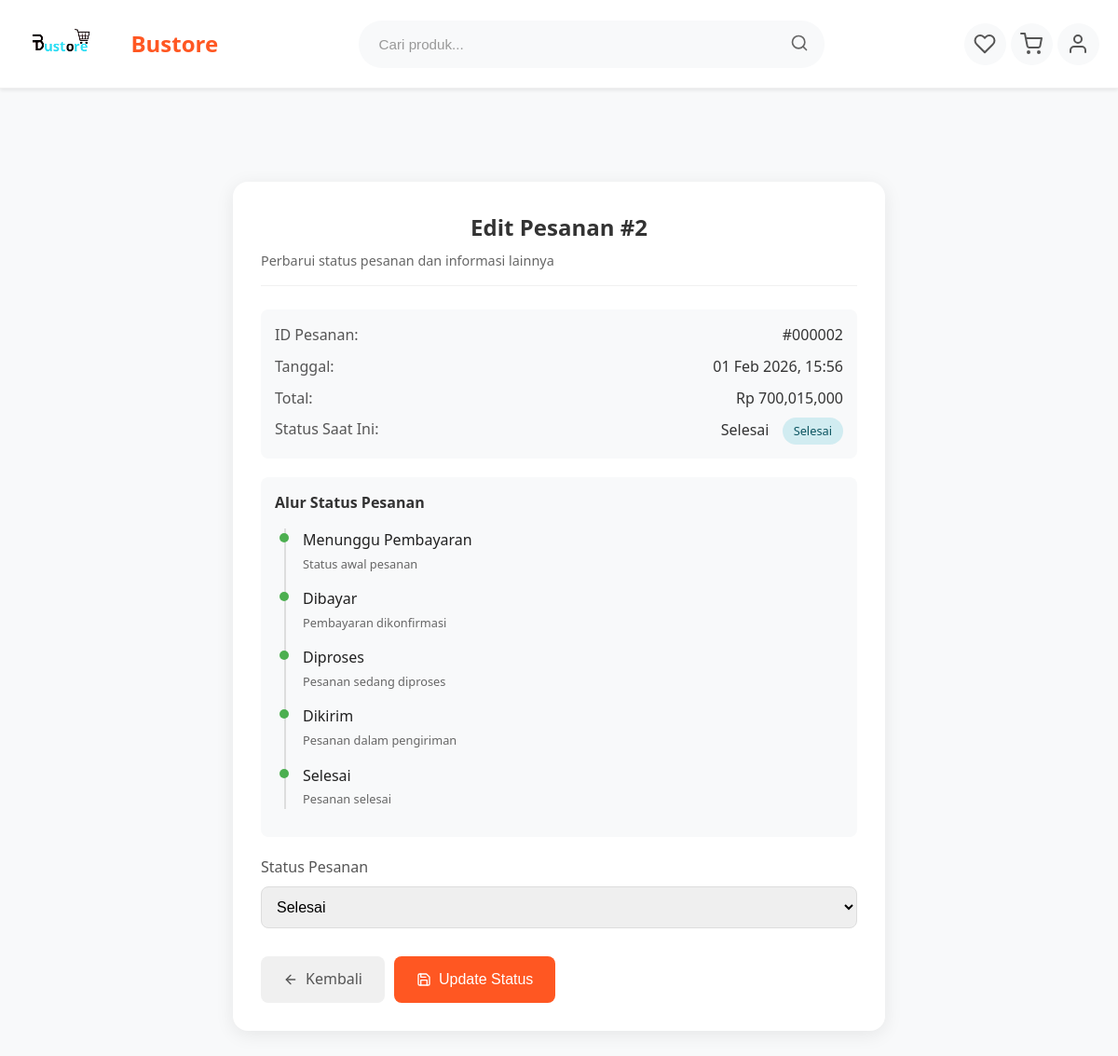
Screenshot of /admin/order_edit.php?id=2 (signed in) with the database file from the repository.
### tables this page shows
CREATE TABLE `orders` (
  `id` int(11) NOT NULL,
  `user_id` int(11) NOT NULL,
  `total_price` int(11) NOT NULL COMMENT 'Total harga setelah ongkir',
  `shipping_cost` int(11) NOT NULL DEFAULT 0 COMMENT 'Biaya ongkir',
  `status` enum('Menunggu Pembayaran','Dikemas','Dikirim','Selesai','Dibatalkan') NOT NULL DEFAULT 'Menunggu Pembayaran',
  `payment_method` varchar(50) DEFAULT NULL COMMENT 'Metode pembayaran (Transfer, E-Wallet)',
  `payment_proof` varchar(255) DEFAULT NULL COMMENT 'Bukti pembayaran',
  `resi` varchar(100) DEFAULT NULL COMMENT 'Nomor resi tracking',
  `shipping_address` text DEFAULT NULL COMMENT 'Alamat pengiriman lengkap',
  `created_at` timestamp NOT NULL DEFAULT current_timestamp(),
  `updated_at` timestamp NOT NULL DEFAULT current_timestamp() ON UPDATE current_timestamp()
);

### admin/order_edit.php (the view, shortened to what this page needs)
<?php
include '../config/database.php';
 $id = isset($_GET['id']) ? (int)$_GET['id'] : 0;
 $order = mysqli_fetch_assoc(mysqli_query($conn, "SELECT * FROM orders WHERE id=$id"));
?>
<!DOCTYPE html>
<html lang="id">
<head>
    <link rel="stylesheet" href="../assets/css/style.css">
</head>
<body>
    <?php include '../partials/navbar.php'; ?>
    <div class="edit-container">
        <div class="edit-header">
            <h2>Edit Pesanan #<?= $order['id'] ?></h2>
            <p>Perbarui status pesanan dan informasi lainnya</p>
        </div>
        <div class="order-info">
            <div class="order-info-item">
                <span class="order-info-label">ID Pesanan:</span>
                <span class="order-info-value">#<?= str_pad($order['id'], 6, '0', STR_PAD_LEFT) ?></span>
            </div>
            <div class="order-info-item">
                <span class="order-info-label">Tanggal:</span>
                <span class="order-info-value"><?= date('d M Y, H:i', strtotime($order['created_at'])) ?></span>
            </div>
            <div class="order-info-item">
                <span class="order-info-label">Total:</span>
                <span class="order-info-value">Rp <?= number_format($order['total_price']) ?></span>
            </div>
            <div class="order-info-item">
                <span class="order-info-label">Status Saat Ini:</span>
                <span class="order-info-value">
                    <?= $order['status'] ?>
                    <span class="status-preview status-<?= strtolower(str_replace(' ', '-', $order['status'])) ?>"><?= $order['status'] ?></span>
                </span>
            </div>
        </div>
        <div class="status-timeline">
            <h4>Alur Status Pesanan</h4>
            <div class="timeline">
                <div class="timeline-item <?= in_array($order['status'], ['Menunggu Pembayaran', 'Dibayar', 'Diproses', 'Dikirim', 'Selesai']) ? 'completed' : '' ?>">
                    <div class="timeline-label">Menunggu Pembayaran</div>
                    <div class="timeline-time">Status awal pesanan</div>
                </div>
                <div class="timeline-item <?= in_array($order['status'], ['Dibayar', 'Diproses', 'Dikirim', 'Selesai']) ? 'completed' : '' ?>">
                    <div class="timeline-label">Dibayar</div>
                    <div class="timeline-time">Pembayaran dikonfirmasi</div>
                </div>
                <div class="timeline-item <?= in_array($order['status'], ['Diproses', 'Dikirim', 'Selesai']) ? 'completed' : '' ?>">
                    <div class="timeline-label">Diproses</div>
                    <div class="timeline-time">Pesanan sedang diproses</div>
                </div>
                <div class="timeline-item <?= in_array($order['status'], ['Dikirim', 'Selesai']) ? 'completed' : '' ?>">
                    <div class="timeline-label">Dikirim</div>
                    <div class="timeline-time">Pesanan dalam pengiriman</div>
                </div>
                <div class="timeline-item <?= $order['status'] == 'Selesai' ? 'completed' : ($order['status'] == 'Dikirim' ? 'active' : '') ?>">
                    <div class="timeline-label">Selesai</div>
                    <div class="timeline-time">Pesanan selesai</div>
                </div>
            </div>
        </div>
        <form method="post" id="editForm">
            <div class="form-group">
                <label for="status">Status Pesanan</label>
                <select name="status" id="status" required>
                    <option value="Selesai" <?= $order['status']=='Selesai'?'selected':'' ?>>Selesai</option>
                </select>
            </div>
            <div style="display: flex; margin-top: 30px;">
                <a href="order_detail.php?id=<?= $order['id'] ?>" class="btn btn-secondary">
                    <svg width="16" height="16" viewBox="0 0 24 24" fill="none" stroke="currentColor" stroke-width="2" stroke-linecap="round" stroke-linejoin="round">
                        <line x1="19" y1="12" x2="5" y2="12"></line>
                        <polyline points="12 19 5 12 12 5"></polyline>
                    </svg>
                    Kembali
                </a>
                <button type="submit" name="update_status" class="btn btn-primary">
                    Update Status
                </button>
            </div>
        </form>
    </div>
</body>
</html>

### assets/css/style.css (style rules this page uses)
* { margin: 0; padding: 0; box-sizing: border-box; }
body { font-family: 'Segoe UI', Tahoma, Geneva, Verdana, sans-serif; background-color: #f8f9fa; color: #212121; line-height: 1.6; }
h1, h2, h3, h4 { margin-bottom: 15px; font-weight: 600; }
h2 { font-size: 2rem; text-align: center; margin-bottom: 40px; color: #212121; }
.btn { display: inline-block; padding: 12px 24px; border-radius: 6px; text-decoration: none; font-weight: 600; cursor: pointer; transition: all 0.3s ease; border: none; font-size: 1rem; text-align: center; }
.btn-primary { background-color: #007bff; color: #fff; border: 1px solid #007bff; }
.btn-secondary { background-color: #6c757d; color: #fff; border: 1px solid #6c757d; }
.form-group { margin-bottom: 20px; }
.form-group label { display: block; margin-bottom: 8px; font-weight: 500; }
.form-group input, .form-group select, .form-group textarea { width: 100%; padding: 10px; border: 1px solid #ddd; border-radius: 4px; }

### admin/order_edit.php (style rules this page uses)
.edit-container { max-width: 700px; margin: 100px auto 40px; background: white; padding: 30px; border-radius: 16px; box-shadow: 0 4px 20px rgba(0,0,0,0.08); }
.edit-header { margin-bottom: 25px; padding-bottom: 15px; border-bottom: 1px solid #f0f0f0; }
.edit-header h2 { color: #333; font-size: 1.5rem; margin-bottom: 5px; }
.edit-header p { color: #666; font-size: 0.9rem; }
.form-group { margin-bottom: 20px; }
.form-group label { display: block; margin-bottom: 8px; font-weight: 500; color: #555; }
.form-group select { width: 100%; padding: 12px; border: 1px solid #ddd; border-radius: 8px; font-size: 1rem; transition: all 0.2s ease; }
.order-info { background: #f8f9fa; border-radius: 8px; padding: 15px; margin-bottom: 20px; }
.order-info-item { display: flex; justify-content: space-between; margin-bottom: 8px; }
.order-info-item:last-child { margin-bottom: 0; }
.order-info-label { font-weight: 500; color: #555; }
.order-info-value { color: #333; }
.btn { padding: 12px 24px; border-radius: 8px; font-weight: 500; cursor: pointer; transition: all 0.2s ease; border: none; text-decoration: none; display: inline-flex; align-items: center; gap: 8px; }
.btn-primary { background: #ff5722; color: white; }
.btn-secondary { background: #f0f0f0; color: #555; margin-right: 10px; }
.status-preview { display: inline-block; padding: 4px 12px; border-radius: 20px; font-size: 0.8rem; font-weight: 500; margin-left: 10px; }
.status-selesai { background: #d1ecf1; color: #0c5460; }
.status-timeline { margin: 20px 0; padding: 15px; background: #f8f9fa; border-radius: 8px; }
.status-timeline h4 { margin-bottom: 15px; color: #333; }
.timeline { position: relative; padding-left: 30px; }
.timeline::before { content: ''; position: absolute; left: 10px; top: 0; bottom: 0; width: 2px; background: #ddd; }
.timeline-item { position: relative; margin-bottom: 15px; }
.timeline-item::before { content: ''; position: absolute; left: -25px; top: 5px; width: 10px; height: 10px; border-radius: 50%; background: #ddd; }
.timeline-item.completed::before { background: #4caf50; }
.timeline-label { font-weight: 500; margin-bottom: 2px; }
.timeline-time { font-size: 0.8rem; color: #666; }

### rows the page displays
orders: id "2", id "000002", created_at "01 Feb 2026, 15:56", total_price "700,015,000", status "Selesai"
